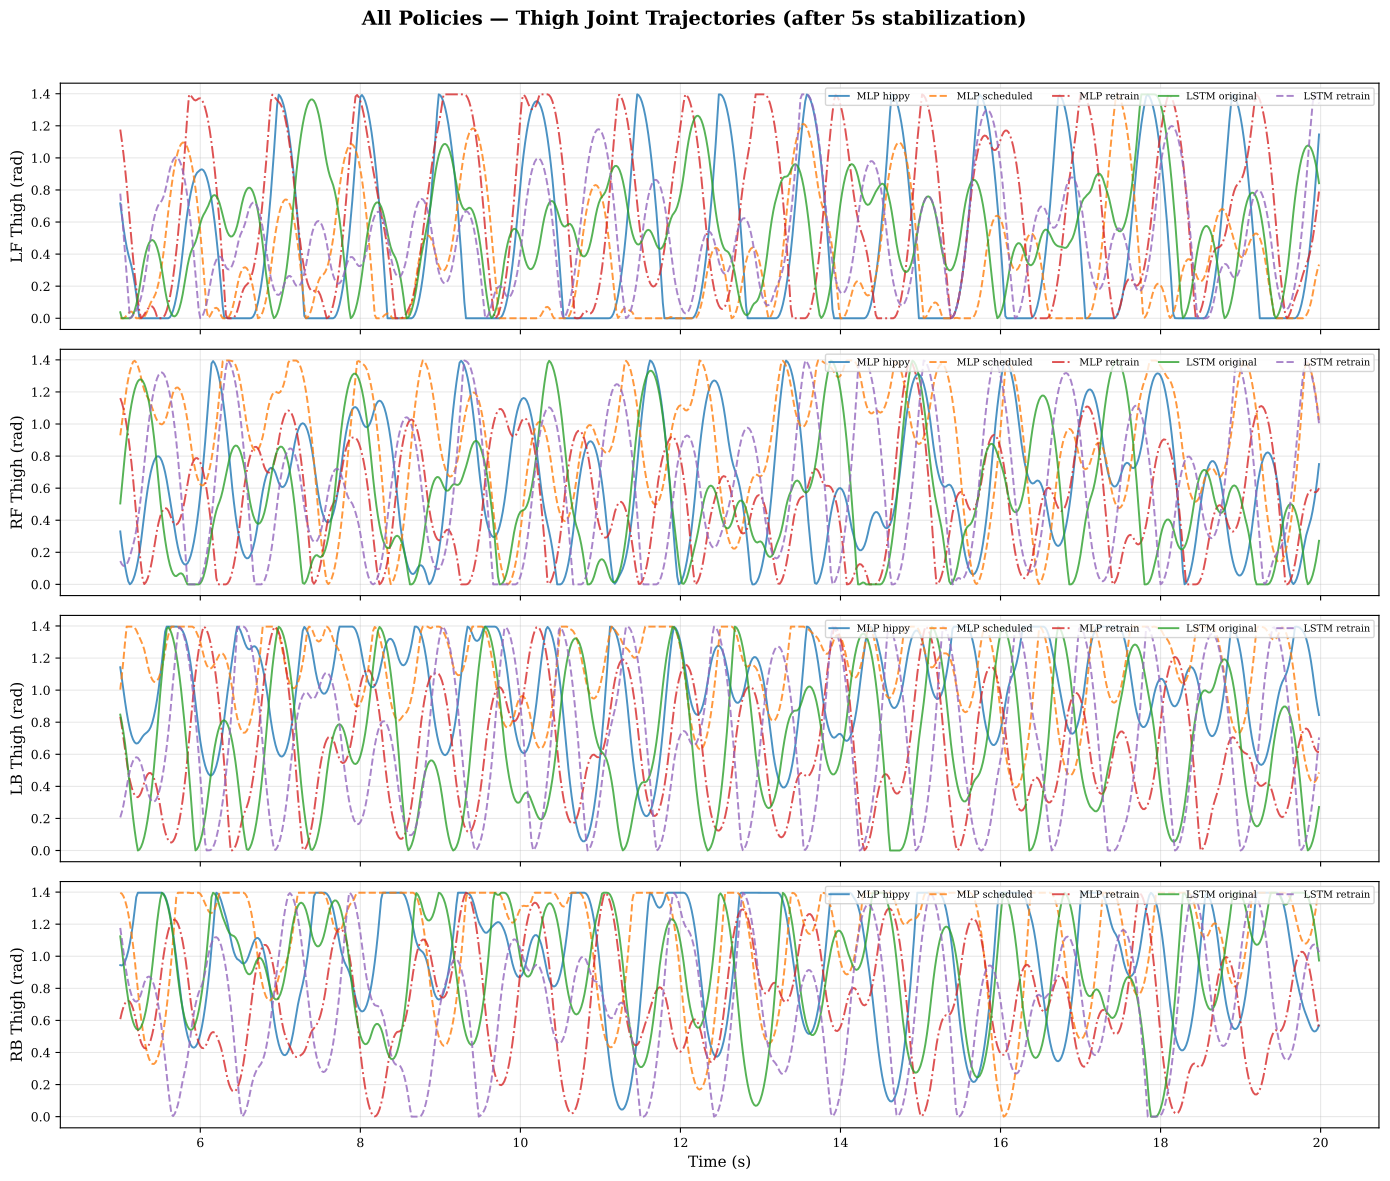

Generate this figure with Python:
"""
Compare all policy variants open-loop: MLP (hippy, scheduled, retrain) + LSTM (original, retrain).
Runs each through synthetic PD actuator for 20s and overlays thigh joint trajectories.
"""

import warnings
import numpy as np
import torch
import matplotlib.pyplot as plt
from matplotlib.gridspec import GridSpec
from matplotlib.backends.backend_pdf import PdfPages
import os

warnings.filterwarnings('ignore', category=RuntimeWarning, message='divide by zero')

# ─── Config ───────────────────────────────────────────────────────────────────
POLICIES = {
    'MLP hippy':     (os.path.expanduser("~/policy_joyboy_delayedpdactuator_hippy.pt"), False),
    'MLP scheduled': (os.path.expanduser("~/policy_joyboy_delayedpdactuator_scheduled.pt"), False),
    'MLP retrain':   (os.path.expanduser("~/policy_joyboy_delayedpdactuator_mlp_retrain.pt"), False),
    'LSTM original': (os.path.expanduser("~/policy_joyboy_delayedpdactuator_LSTM.pt"), True),
    'LSTM retrain':  (os.path.expanduser("~/policy_joyboy_delayedpdactuator_LSTM_retrain.pt"), True),
}

OUTPUT_PDF = os.path.expanduser(
    "~/SpotDMouse/P2-Terrain_Challenge/mp2/analysis/compare_all_policies.pdf"
)

DT = 0.02
SIM_SECONDS = 20.0
N_STEPS = int(SIM_SECONDS / DT)

# PD actuator params
KP = 70.0
KD = 1.2
INERTIA = 0.20
FRICTION = 0.03
EFFORT_LIMIT = 5.0
DELAY_STEPS = 9
PD_SUBSTEPS = 4
ACTION_SCALE = 1.5

DEFAULT_JOINT_POS = np.array([
    0.0, 0.55, -1.0,  # LF
    0.0, 0.55, -1.0,  # RF
    0.0, 0.55, -1.0,  # LB
    0.0, 0.55, -1.0,  # RB
])

JOINT_LOWER = np.array([
    -0.524, 0.0, -2.356,
    -0.524, 0.0, -2.356,
    -0.524, 0.0, -2.356,
    -0.524, 0.0, -2.356,
])
JOINT_UPPER = np.array([
    0.524, 1.396, 0.0,
    0.524, 1.396, 0.0,
    0.524, 1.396, 0.0,
    0.524, 1.396, 0.0,
])

IDX_LIN_VEL  = slice(0, 3)
IDX_ANG_VEL  = slice(3, 6)
IDX_GRAVITY  = slice(6, 9)
IDX_CMD      = slice(9, 12)
IDX_JPOS     = slice(12, 24)
IDX_JVEL     = slice(24, 36)
IDX_JEFFORT  = slice(36, 48)
IDX_PREV_ACT = slice(48, 60)

THIGH_IDX = [1, 4, 7, 10]
LEG_NAMES = ['LF', 'RF', 'LB', 'RB']

plt.rcParams.update({
    'font.family': 'serif',
    'font.size': 10,
    'axes.labelsize': 11,
    'axes.titlesize': 12,
    'figure.titlesize': 14,
    'legend.fontsize': 9,
    'xtick.labelsize': 9,
    'ytick.labelsize': 9,
    'axes.grid': True,
    'grid.alpha': 0.3,
    'lines.linewidth': 1.4,
})


class SyntheticPDActuator:
    def __init__(self, n_joints=12, delay_steps=DELAY_STEPS):
        self.n_joints = n_joints
        self.delay_steps = delay_steps
        self.position = np.zeros(n_joints)
        self.velocity = np.zeros(n_joints)
        self.effort = np.zeros(n_joints)
        self.action_buffer = []

    def reset(self, init_pos=None):
        self.position = init_pos.copy() if init_pos is not None else np.zeros(self.n_joints)
        self.velocity = np.zeros(self.n_joints)
        self.effort = np.zeros(self.n_joints)
        self.action_buffer = []

    def step(self, action_target):
        self.action_buffer.append(action_target.copy())
        if len(self.action_buffer) > self.delay_steps:
            delayed_target = self.action_buffer[-self.delay_steps - 1]
        else:
            delayed_target = self.action_buffer[0]

        dt_sub = DT / PD_SUBSTEPS
        for _ in range(PD_SUBSTEPS):
            error = delayed_target - self.position
            torque = KP * error - KD * self.velocity
            torque -= FRICTION * np.sign(self.velocity)
            torque = np.clip(torque, -EFFORT_LIMIT, EFFORT_LIMIT)
            accel = torque / INERTIA
            self.velocity += accel * dt_sub
            self.position += self.velocity * dt_sub
            hit_lower = self.position < JOINT_LOWER
            hit_upper = self.position > JOINT_UPPER
            self.position = np.clip(self.position, JOINT_LOWER, JOINT_UPPER)
            self.velocity[hit_lower | hit_upper] = 0.0

        self.effort = torque
        return self.position.copy(), self.velocity.copy(), self.effort.copy()


def run_openloop(model, is_lstm=False, cmd=np.array([0.15, 0.0, 0.0])):
    pd = SyntheticPDActuator(delay_steps=DELAY_STEPS)
    pd.reset(init_pos=DEFAULT_JOINT_POS.copy())

    all_thigh_pos = np.zeros((N_STEPS, 4))
    all_thigh_vel = np.zeros((N_STEPS, 4))
    all_actions = np.zeros((N_STEPS, 12))
    prev_action = np.zeros(12)
    gravity = np.array([0.0, 0.0, -1.0])

    if is_lstm:
        model.hidden_state.zero_()
        model.cell_state.zero_()

    for t in range(N_STEPS):
        obs = np.zeros(60)
        obs[IDX_LIN_VEL] = np.random.normal(0, 0.02, 3)
        obs[IDX_ANG_VEL] = np.random.normal(0, 0.1, 3)
        obs[IDX_GRAVITY] = gravity + np.random.normal(0, 0.01, 3)
        obs[IDX_CMD] = cmd
        obs[IDX_JPOS] = pd.position - DEFAULT_JOINT_POS
        obs[IDX_JVEL] = pd.velocity
        obs[IDX_JEFFORT] = pd.effort / EFFORT_LIMIT
        obs[IDX_PREV_ACT] = prev_action

        obs_t = torch.tensor(obs, dtype=torch.float32).unsqueeze(0)
        with torch.no_grad():
            action = model(obs_t).squeeze(0).numpy()

        all_actions[t] = action
        target_pos = DEFAULT_JOINT_POS + action * ACTION_SCALE
        pos, vel, eff = pd.step(target_pos)
        all_thigh_pos[t] = pos[THIGH_IDX]
        all_thigh_vel[t] = vel[THIGH_IDX]
        prev_action = action

    return all_thigh_pos, all_thigh_vel, all_actions


def compute_gait_metrics(thigh_pos, start_step, end_step):
    """Compute amplitude, frequency, and mean position for each thigh."""
    data = thigh_pos[start_step:end_step]
    n = len(data)
    metrics = {}
    amps = []
    freqs = []
    means = []
    for j in range(4):
        sig = data[:, j]
        amps.append((sig.max() - sig.min()) / 2)
        means.append(sig.mean())
        # FFT for dominant frequency
        sig_centered = sig - sig.mean()
        if np.std(sig_centered) > 1e-6:
            fft = np.abs(np.fft.rfft(sig_centered))
            fft[0] = 0  # remove DC
            freq_axis = np.fft.rfftfreq(n, d=DT)
            peak_idx = np.argmax(fft[1:]) + 1
            freqs.append(freq_axis[peak_idx])
        else:
            freqs.append(0.0)
    metrics['amplitude'] = np.array(amps)
    metrics['frequency'] = np.array(freqs)
    metrics['mean_pos'] = np.array(means)
    return metrics


def main():
    # Run all policies
    results = {}
    for name, (path, is_lstm) in POLICIES.items():
        print(f"  Running {name}...")
        model = torch.jit.load(path, map_location='cpu')
        model.eval()
        np.random.seed(42)
        if is_lstm:
            model.hidden_state.zero_()
            model.cell_state.zero_()
        tp, tv, act = run_openloop(model, is_lstm=is_lstm)
        results[name] = {'thigh_pos': tp, 'thigh_vel': tv, 'actions': act}

    # Stable window: 5s-20s
    skip = int(5.0 / DT)
    t_stable = np.arange(skip, N_STEPS) * DT

    # Metric window: last 10s (stable gait)
    metric_start = int(10.0 / DT)

    # Colors per policy
    policy_colors = {
        'MLP hippy':     '#1f77b4',
        'MLP scheduled': '#ff7f0e',
        'MLP retrain':   '#d62728',
        'LSTM original': '#2ca02c',
        'LSTM retrain':  '#9467bd',
    }
    policy_ls = {
        'MLP hippy':     '-',
        'MLP scheduled': '--',
        'MLP retrain':   '-.',
        'LSTM original': '-',
        'LSTM retrain':  '--',
    }

    print("Generating PDF...")

    with PdfPages(OUTPUT_PDF) as pdf:
        # ─── Page 1: All 5 policies, one subplot per thigh, overlaid ─────────
        fig, axes = plt.subplots(4, 1, figsize=(14, 12), sharex=True)
        fig.suptitle('All Policies — Thigh Joint Trajectories (after 5s stabilization)',
                     fontsize=14, fontweight='bold', y=0.98)
        for j, leg in enumerate(LEG_NAMES):
            ax = axes[j]
            for name in POLICIES:
                tp = results[name]['thigh_pos']
                ax.plot(t_stable, tp[skip:, j],
                        color=policy_colors[name], ls=policy_ls[name],
                        alpha=0.8, label=name)
            ax.set_ylabel(f'{leg} Thigh (rad)')
            ax.legend(fontsize=7, ncol=5, loc='upper right')
        axes[-1].set_xlabel('Time (s)')
        fig.tight_layout(rect=[0, 0, 1, 0.96])
        pdf.savefig(fig, bbox_inches='tight'); plt.close(fig)
        print("  Page 1: All policies overlay")

        # ─── Page 2: MLP variants only (hippy vs scheduled vs retrain) ───────
        fig, axes = plt.subplots(4, 1, figsize=(14, 12), sharex=True)
        fig.suptitle('MLP Variants — Thigh Joint Comparison',
                     fontsize=14, fontweight='bold', y=0.98)
        mlp_names = ['MLP hippy', 'MLP scheduled', 'MLP retrain']
        for j, leg in enumerate(LEG_NAMES):
            ax = axes[j]
            for name in mlp_names:
                tp = results[name]['thigh_pos']
                ax.plot(t_stable, tp[skip:, j],
                        color=policy_colors[name], ls=policy_ls[name],
                        alpha=0.85, linewidth=1.6, label=name)
            ax.set_ylabel(f'{leg} Thigh (rad)')
            ax.legend(fontsize=8, ncol=3)
        axes[-1].set_xlabel('Time (s)')
        fig.tight_layout(rect=[0, 0, 1, 0.96])
        pdf.savefig(fig, bbox_inches='tight'); plt.close(fig)
        print("  Page 2: MLP variants")

        # ─── Page 3: LSTM variants only ──────────────────────────────────────
        fig, axes = plt.subplots(4, 1, figsize=(14, 12), sharex=True)
        fig.suptitle('LSTM Variants — Thigh Joint Comparison',
                     fontsize=14, fontweight='bold', y=0.98)
        lstm_names = ['LSTM original', 'LSTM retrain']
        lstm_colors = {'LSTM original': '#2ca02c', 'LSTM retrain': '#9467bd'}
        for j, leg in enumerate(LEG_NAMES):
            ax = axes[j]
            for name in lstm_names:
                tp = results[name]['thigh_pos']
                ax.plot(t_stable, tp[skip:, j],
                        color=lstm_colors[name], linewidth=1.6,
                        ls='-' if 'original' in name else '--',
                        alpha=0.85, label=name)
            ax.set_ylabel(f'{leg} Thigh (rad)')
            ax.legend(fontsize=8)
        axes[-1].set_xlabel('Time (s)')
        fig.tight_layout(rect=[0, 0, 1, 0.96])
        pdf.savefig(fig, bbox_inches='tight'); plt.close(fig)
        print("  Page 3: LSTM variants")

        # ─── Page 4: Zoomed steady-state (last 3s) for fine detail ───────────
        zoom_start = N_STEPS - int(3.0 / DT)
        t_zoom = np.arange(zoom_start, N_STEPS) * DT

        fig, axes = plt.subplots(4, 2, figsize=(14, 12), sharex='col')
        fig.suptitle('Steady-State Detail (last 3s) — MLP vs LSTM variants',
                     fontsize=14, fontweight='bold', y=0.98)

        for j, leg in enumerate(LEG_NAMES):
            # Left col: MLPs
            ax = axes[j, 0]
            for name in mlp_names:
                tp = results[name]['thigh_pos']
                ax.plot(t_zoom, tp[zoom_start:, j],
                        color=policy_colors[name], ls=policy_ls[name],
                        linewidth=1.6, alpha=0.85, label=name)
            ax.set_ylabel(f'{leg} (rad)')
            if j == 0:
                ax.set_title('MLP Variants', fontweight='bold')
                ax.legend(fontsize=7, ncol=3)

            # Right col: LSTMs
            ax = axes[j, 1]
            for name in lstm_names:
                tp = results[name]['thigh_pos']
                ax.plot(t_zoom, tp[zoom_start:, j],
                        color=lstm_colors[name],
                        ls='-' if 'original' in name else '--',
                        linewidth=1.6, alpha=0.85, label=name)
            if j == 0:
                ax.set_title('LSTM Variants', fontweight='bold')
                ax.legend(fontsize=7)

        axes[-1, 0].set_xlabel('Time (s)')
        axes[-1, 1].set_xlabel('Time (s)')
        fig.tight_layout(rect=[0, 0, 1, 0.96])
        pdf.savefig(fig, bbox_inches='tight'); plt.close(fig)
        print("  Page 4: Zoomed steady-state")

        # ─── Page 5: Gait metrics table ──────────────────────────────────────
        fig = plt.figure(figsize=(11, 8))
        ax = fig.add_subplot(111)
        ax.axis('off')

        header = f"{'Policy':20s} | {'Leg':4s} | {'Amplitude':10s} | {'Freq (Hz)':10s} | {'Mean Pos':10s}"
        lines = [header, "─" * len(header)]

        for name in POLICIES:
            tp = results[name]['thigh_pos']
            m = compute_gait_metrics(tp, metric_start, N_STEPS)
            for j, leg in enumerate(LEG_NAMES):
                lines.append(
                    f"{name:20s} | {leg:4s} | {m['amplitude'][j]:10.4f} | "
                    f"{m['frequency'][j]:10.2f} | {m['mean_pos'][j]:10.4f}"
                )
            lines.append("")

        # Add cross-policy comparison
        lines.append("")
        lines.append("Cross-Policy Comparison (last 10s):")
        lines.append("─" * 60)

        # MLP retrain vs hippy
        tp_h = results['MLP hippy']['thigh_pos']
        tp_r = results['MLP retrain']['thigh_pos']
        rmse = np.sqrt(np.mean((tp_h[metric_start:] - tp_r[metric_start:])**2, axis=0))
        corr = [np.corrcoef(tp_h[metric_start:, j], tp_r[metric_start:, j])[0, 1] for j in range(4)]
        lines.append(f"  MLP hippy↔retrain:     RMSE={rmse.mean():.4f}  corr={np.mean(corr):.3f}")

        tp_s = results['MLP scheduled']['thigh_pos']
        rmse = np.sqrt(np.mean((tp_s[metric_start:] - tp_r[metric_start:])**2, axis=0))
        corr = [np.corrcoef(tp_s[metric_start:, j], tp_r[metric_start:, j])[0, 1] for j in range(4)]
        lines.append(f"  MLP scheduled↔retrain: RMSE={rmse.mean():.4f}  corr={np.mean(corr):.3f}")

        tp_lo = results['LSTM original']['thigh_pos']
        tp_lr = results['LSTM retrain']['thigh_pos']
        rmse = np.sqrt(np.mean((tp_lo[metric_start:] - tp_lr[metric_start:])**2, axis=0))
        corr = [np.corrcoef(tp_lo[metric_start:, j], tp_lr[metric_start:, j])[0, 1] for j in range(4)]
        lines.append(f"  LSTM original↔retrain: RMSE={rmse.mean():.4f}  corr={np.mean(corr):.3f}")

        # MLP retrain vs LSTM retrain
        rmse = np.sqrt(np.mean((tp_r[metric_start:] - tp_lr[metric_start:])**2, axis=0))
        corr = [np.corrcoef(tp_r[metric_start:, j], tp_lr[metric_start:, j])[0, 1] for j in range(4)]
        lines.append(f"  MLP retrain↔LSTM retrain: RMSE={rmse.mean():.4f}  corr={np.mean(corr):.3f}")

        text = "\n".join(lines)
        ax.text(0.02, 0.98, text, transform=ax.transAxes,
                fontsize=9, verticalalignment='top', fontfamily='monospace',
                bbox=dict(boxstyle='round', facecolor='#f0f0f0', alpha=0.6))
        fig.suptitle('Gait Metrics: All Policy Variants (last 10s)',
                     fontsize=14, fontweight='bold')
        pdf.savefig(fig, bbox_inches='tight'); plt.close(fig)
        print("  Page 5: Gait metrics")

        # ─── Page 6: Phase portraits (position vs velocity) ──────────────────
        fig, axes = plt.subplots(4, 2, figsize=(14, 12))
        fig.suptitle('Phase Portraits (Position vs Velocity) — Steady State (last 5s)',
                     fontsize=14, fontweight='bold', y=0.98)
        phase_start = N_STEPS - int(5.0 / DT)

        for j, leg in enumerate(LEG_NAMES):
            # Left: MLPs
            ax = axes[j, 0]
            for name in mlp_names:
                tp = results[name]['thigh_pos']
                tv = results[name]['thigh_vel']
                ax.plot(tp[phase_start:, j], tv[phase_start:, j],
                        color=policy_colors[name], ls=policy_ls[name],
                        alpha=0.6, linewidth=0.8, label=name)
            ax.set_ylabel(f'{leg} Vel (rad/s)')
            if j == 0:
                ax.set_title('MLP Variants', fontweight='bold')
                ax.legend(fontsize=7, ncol=3)
            if j == 3:
                ax.set_xlabel('Position (rad)')

            # Right: LSTMs
            ax = axes[j, 1]
            for name in lstm_names:
                tp = results[name]['thigh_pos']
                tv = results[name]['thigh_vel']
                ax.plot(tp[phase_start:, j], tv[phase_start:, j],
                        color=lstm_colors[name],
                        ls='-' if 'original' in name else '--',
                        alpha=0.6, linewidth=0.8, label=name)
            if j == 0:
                ax.set_title('LSTM Variants', fontweight='bold')
                ax.legend(fontsize=7)
            if j == 3:
                ax.set_xlabel('Position (rad)')

        fig.tight_layout(rect=[0, 0, 1, 0.96])
        pdf.savefig(fig, bbox_inches='tight'); plt.close(fig)
        print("  Page 6: Phase portraits")

    print(f"\n[DONE] PDF saved to: {OUTPUT_PDF}")


if __name__ == '__main__':
    main()
